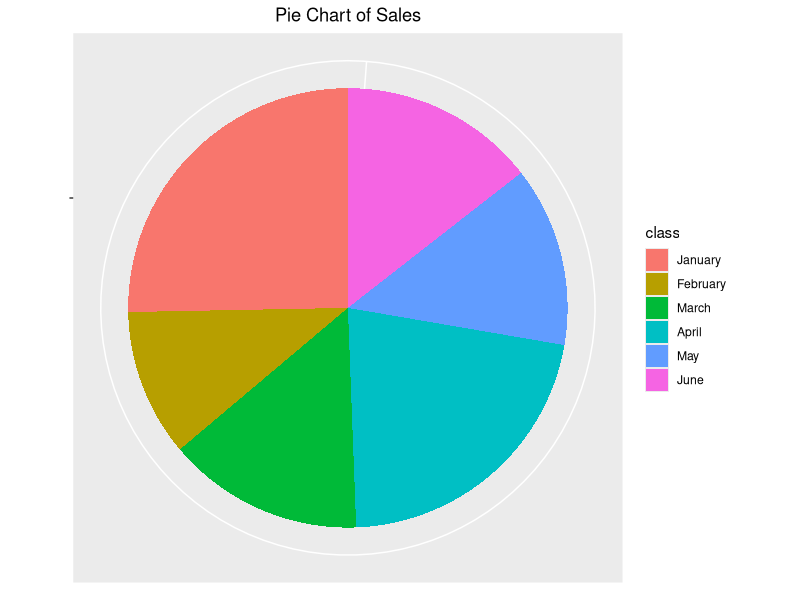
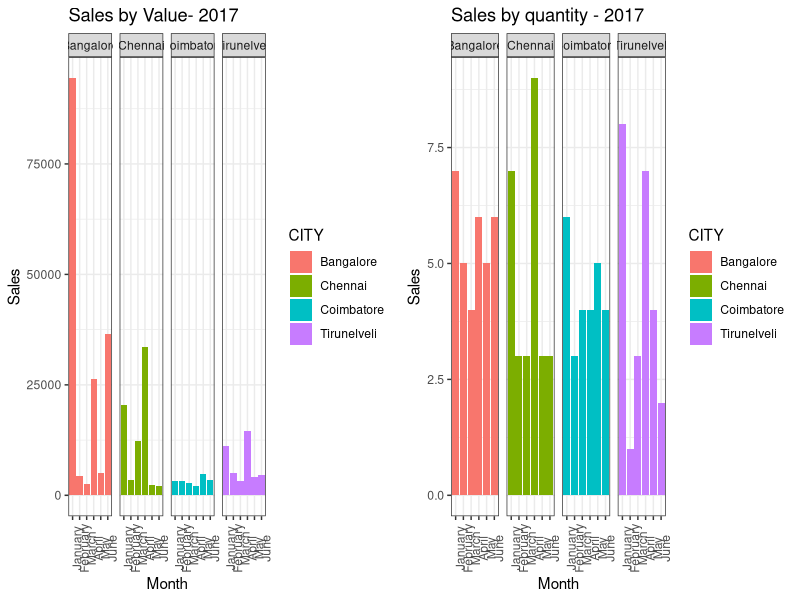
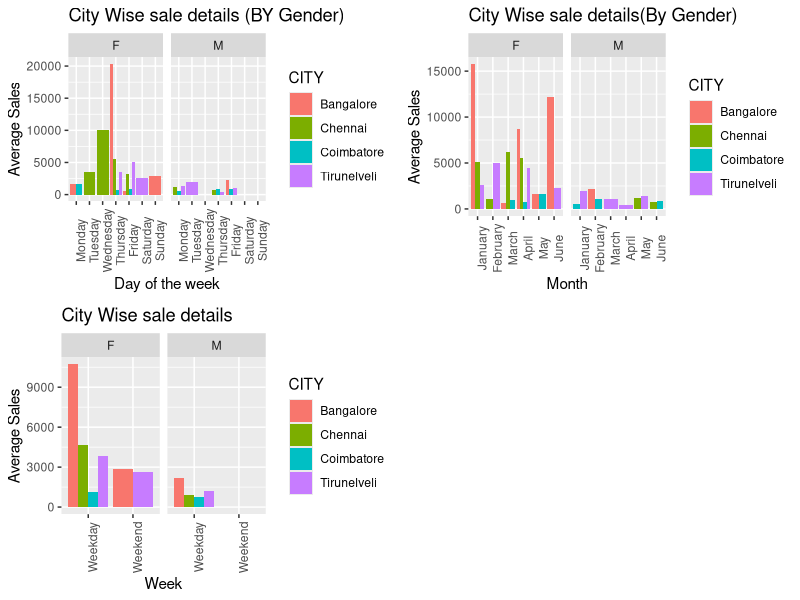
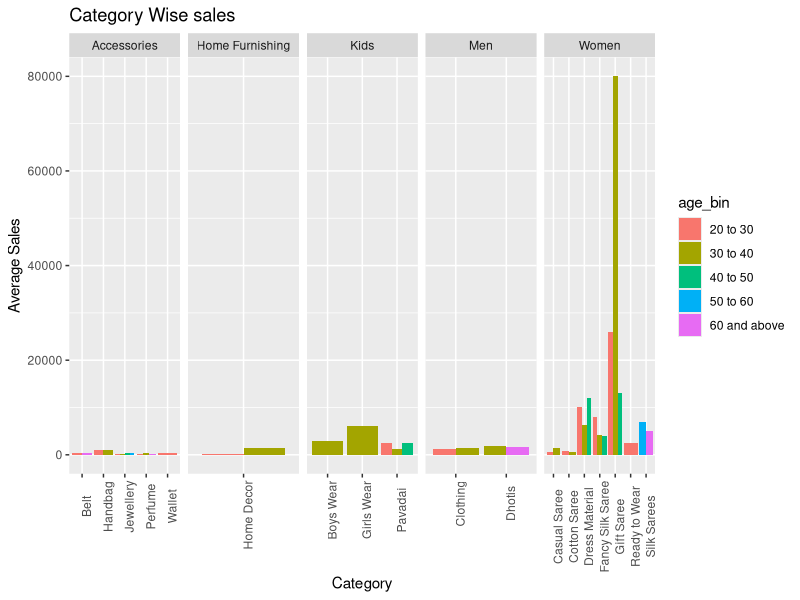
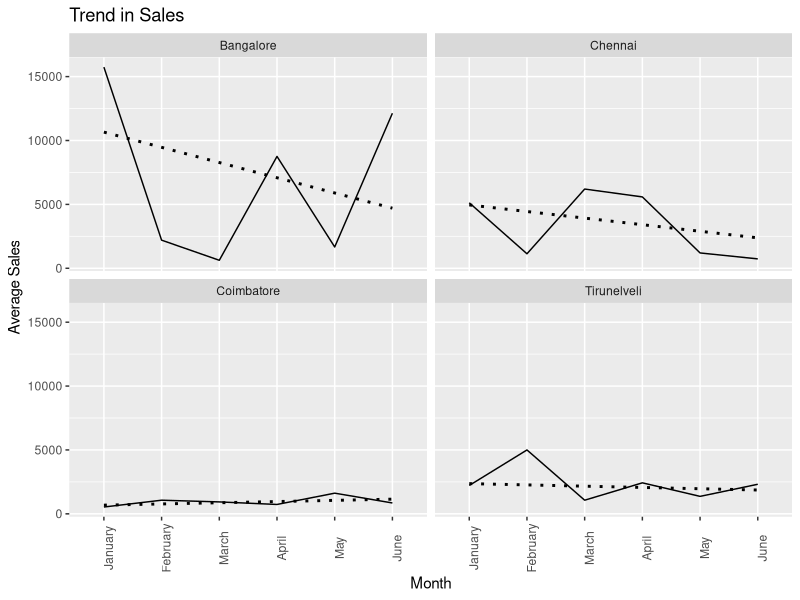
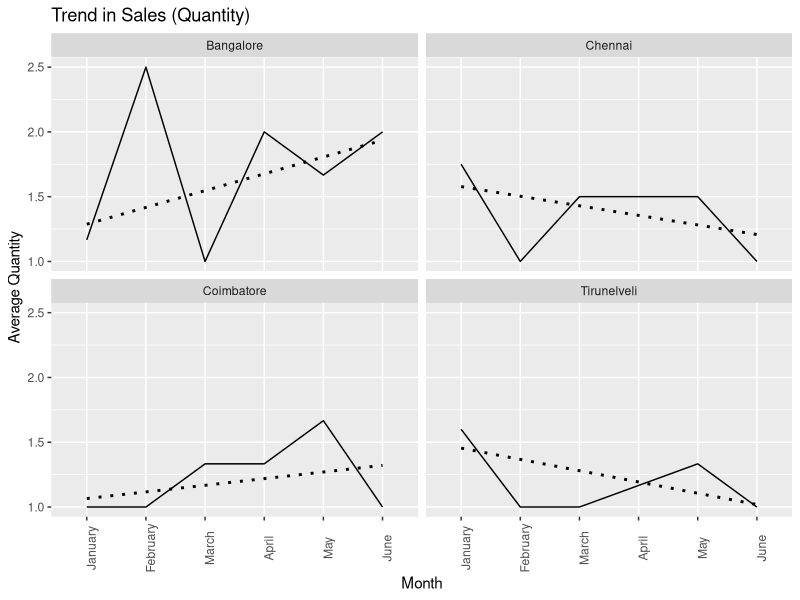
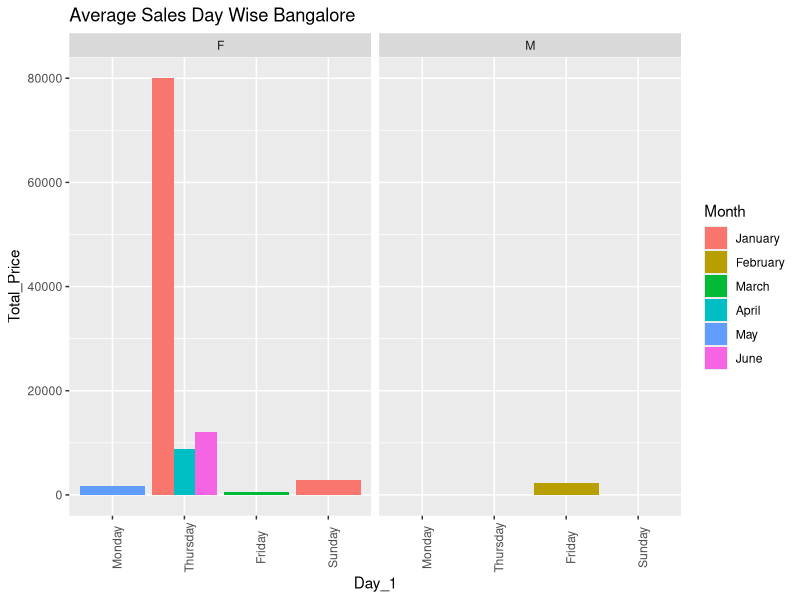
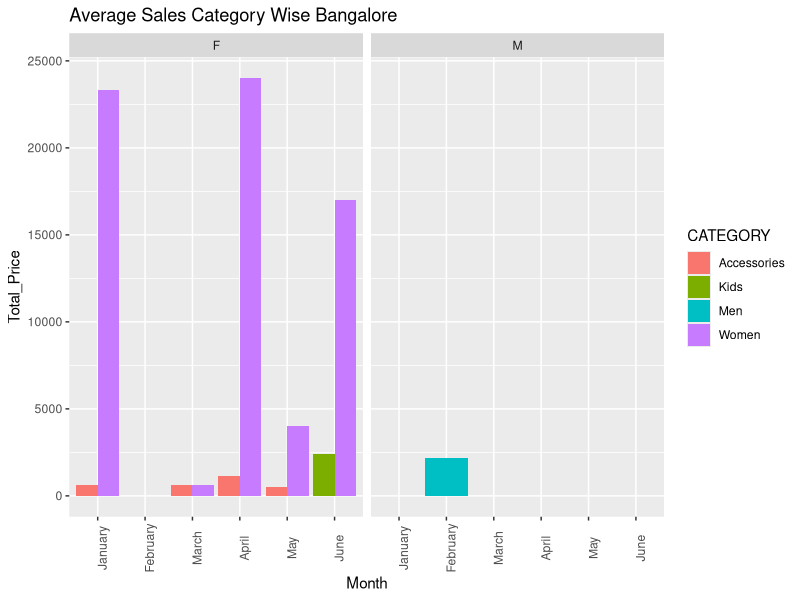

These charts were generated, in order, by the following R code:
library(ggplot2)
library(scales)
library(dplyr)
library(cowplot)
library(lubridate)
setwd("C:/Geetha/Ondipuli/RMKV")

file <-  read.csv("Transaction.csv")
names(file)

file$Month <- factor(file$Month, levels = c( "January", "February","March", "April", "May", "June", "July", "August", "September", "October", "November", "December" ))
file$Day_1 <- factor(file$Day_1, levels = c("Monday", "Tuesday", "Wednesday", "Thursday", "Friday", "Saturday", "Sunday"))
file$QUANTITY <- as.numeric(file$QUANTITY)
file$UNIT_PRICE <- as.numeric(file$UNIT_PRICE)
file$Total_Price <- as.numeric(file$Total_Price)

file$age_bin[file$AGE < 20] = "Less than 20"
file$age_bin[file$AGE >= 20 & file$AGE < 30] = "20 to 30"
file$age_bin[file$AGE >= 30 & file$AGE < 40] = "30 to 40"
file$age_bin[file$AGE >= 40 & file$AGE < 50] = "40 to 50"
file$age_bin[file$AGE >= 50 & file$AGE < 60] = "50 to 60"
file$age_bin[file$AGE >= 60] = "60 and above"
file$Date <- mdy(file$Date)


#Sales Insight - overall analysis for all states

#Compare sales at multiple locations - by month/category/customer/

#ggplot(file, aes(x = CITY, y = Total_Price, fill = CATEGORY))+
    #stat_summary(fun.y = "mean", geom = 'bar', position = "dodge")+
    #labs(title = "City Wise sale details", x = "City", y = "Average Sales")+
    #geom_text(aes(label=scales::percent(..prop../sum(..prop..))), position=position_dodge(width=0.9), vjust=-0.25)

#Overall sales by the company

ggplot(file, aes(x = "", y = "Total_Price", fill = Month))+
  geom_bar(width = 1, stat = "identity")+
  theme(axis.line = element_blank(), 
        plot.title = element_text(hjust=0.5))+
  coord_polar(theta = "y", start=0)+
  labs(fill="class", 
       x=NULL, 
       y=NULL, 
       title="Pie Chart of Sales"
       )
  

###################################################################################
#Overall sales plots

p1 <- ggplot(file, aes(Month, Total_Price, fill = CITY))+
  geom_bar(stat = "identity")+
  labs(title = "Sales by Value- 2017", x = "Month", y = "Sales")+
  theme_bw()+
  theme(axis.text.x = element_text(angle = 90))+
  facet_grid(~CITY)
  
 p2 <- ggplot(file, aes(Month, QUANTITY, fill = CITY))+
  geom_bar(stat = "identity")+
  labs(title = "Sales by quantity - 2017", x = "Month", y = "Sales")+
  theme_bw()+
  theme(axis.text.x = element_text(angle = 90))+
  facet_grid(~CITY)

plot_grid(p1,p2)

#################################################################################

#Sales by week/Month
  
p3 <- ggplot(file, aes(x = Day_1, y = Total_Price, fill = CITY))+
  stat_summary(fun.y = "mean", geom = 'bar', position = "dodge")+
  labs(title = "City Wise sale details (BY Gender)", x = "Day of the week", y = "Average Sales")+
  theme(axis.text.x = element_text(angle = 90))+
  facet_grid(~CUST_SEX)

p4 <- ggplot(file, aes(x = Month, y = Total_Price, fill = CITY))+
  stat_summary(fun.y = "mean", geom = 'bar', position = "dodge")+
  labs(title = "City Wise sale details(By Gender)", x = "Month", y = "Average Sales")+
  theme(axis.text.x = element_text(angle = 90))+
  facet_grid(~CUST_SEX)


p5 <- ggplot(file, aes(x = Day_2, y = Total_Price, fill = CITY))+
  stat_summary(fun.y = "mean", geom = 'bar', position = "dodge")+
  labs(title = "City Wise sale details", x = "Week", y = "Average Sales")+
  theme(axis.text.x = element_text(angle = 90))+
  facet_grid(~CUST_SEX)

plot_grid(p3,p4,p5)

####################################################################################

#sales analysis by category
ggplot(file, aes(x = PDT_CAT_1, y = Total_Price, fill = age_bin))+
  facet_grid(~CATEGORY,scales = "free_x")+
  theme(axis.text.x = element_text(angle = 90))+
  labs(title = "Category Wise sales", x = "Category", y = "Average Sales")+
  stat_summary(fun.y = "mean", geom = "bar", position = position_dodge(.9))

####################################################################################


#Trend in sales

ggplot(file, aes(x = Month, y = Total_Price, group = 1))+
facet_wrap(~ CITY) + theme(legend.position = "none") + 
  stat_summary(fun.y="mean", geom="line") + 
  geom_smooth(method="lm", se=FALSE, linetype=3, color="black")+
  theme(axis.text.x = element_text(angle = 90))+
  labs(title = "Trend in Sales", x = "Month", y = "Average Sales")

ggplot(file, aes(x = Month, y = QUANTITY, group = 1))+
  facet_wrap(~ CITY) + theme(legend.position = "none") + 
  stat_summary(fun.y="mean", geom="line") + 
  geom_smooth(method="lm", se=FALSE, linetype=3, color="black")+
  theme(axis.text.x = element_text(angle = 90))+
  labs(title = "Trend in Sales (Quantity)", x = "Month", y = "Average Quantity")


#ggplot(file, aes(x = CITY, y = Total_Price, fill = CATEGORY))+
  #geom_bar(stat = "identity")+
  #geom_text(aes(label=scales::percent(..prop../sum(..prop..))), position=position_dodge(width=0.9), vjust=-0.25)

##################################################################################

#Build a model for a city 

city_graph <- function(City){
  
  file <- file %>% 
  filter(CITY == City)
  
  
  
  p1 <- ggplot(data = file, aes(x = Day_1, y = Total_Price, fill = Month))+
    stat_summary(fun.y = "mean", geom = "bar", position = "dodge")+
    theme(axis.text.x = element_text(angle = 90))+
    labs(title = paste0("Average Sales Day Wise"," ", file$CITY))+
    facet_grid(~CUST_SEX)
  
  
  p2 <- ggplot(data = file, aes(x = Month, y = Total_Price, fill = CATEGORY))+
    stat_summary(fun.y = "mean", geom = "bar", position = "dodge")+
    theme(axis.text.x = element_text(angle = 90))+
    labs(title = paste0("Average Sales Category Wise", " ", file$CITY))+
    facet_grid(~CUST_SEX)
  
  p3 <- ggplot(file, aes(x = PDT_CAT_1, y = Total_Price, fill = age_bin))+
    facet_grid(~CATEGORY,scales = "free_x")+
    theme(axis.text.x = element_text(angle = 90))+
    labs(title = paste0("Category Wise sales" , " ", file$CITY), x = "Category", y = "Average Sales")+
    stat_summary(fun.y = "mean", geom = "bar", position = position_dodge(.9))
  
  
  p4 <- ggplot(file, aes(x = Month, y = Total_Price, group = 1, color = CATEGORY))+
    facet_wrap(~ CATEGORY) + theme(legend.position = "none") + 
    stat_summary(fun.y="mean", geom="line") + 
    geom_smooth(method="lm", se=FALSE, linetype=3, color="black")+
    theme(axis.text.x = element_text(angle = 90))+
    labs(title = paste0("Trend in Sales", " ", file$CITY))
  
  p5 <- ggplot(file, aes(x = Month, y = QUANTITY, group = 1))+
    facet_wrap(~ CATEGORY) + theme(legend.position = "none") + 
    stat_summary(fun.y="mean", geom="line") + 
    geom_smooth(method="lm", se=FALSE, linetype=3, color="black")+
    theme(axis.text.x = element_text(angle = 90))+
    labs(title = paste0("Trend in Sales (Quantity)", " ", file$CITY), x = "Month", y = "Average Quantity")
  
  
  print(p1)
  print(p2)
  print(p3)
  print(p4)
  print(p5)
  
}

city_graph("Bangalore")


#forecast sales 
library(forecast)
library(zoo)
file$age_bin <- NULL
file_1 <- ts(file)

fc <- forecast(file$Total_Price)
autoplot(fc)+geom_forecast(h =30)











